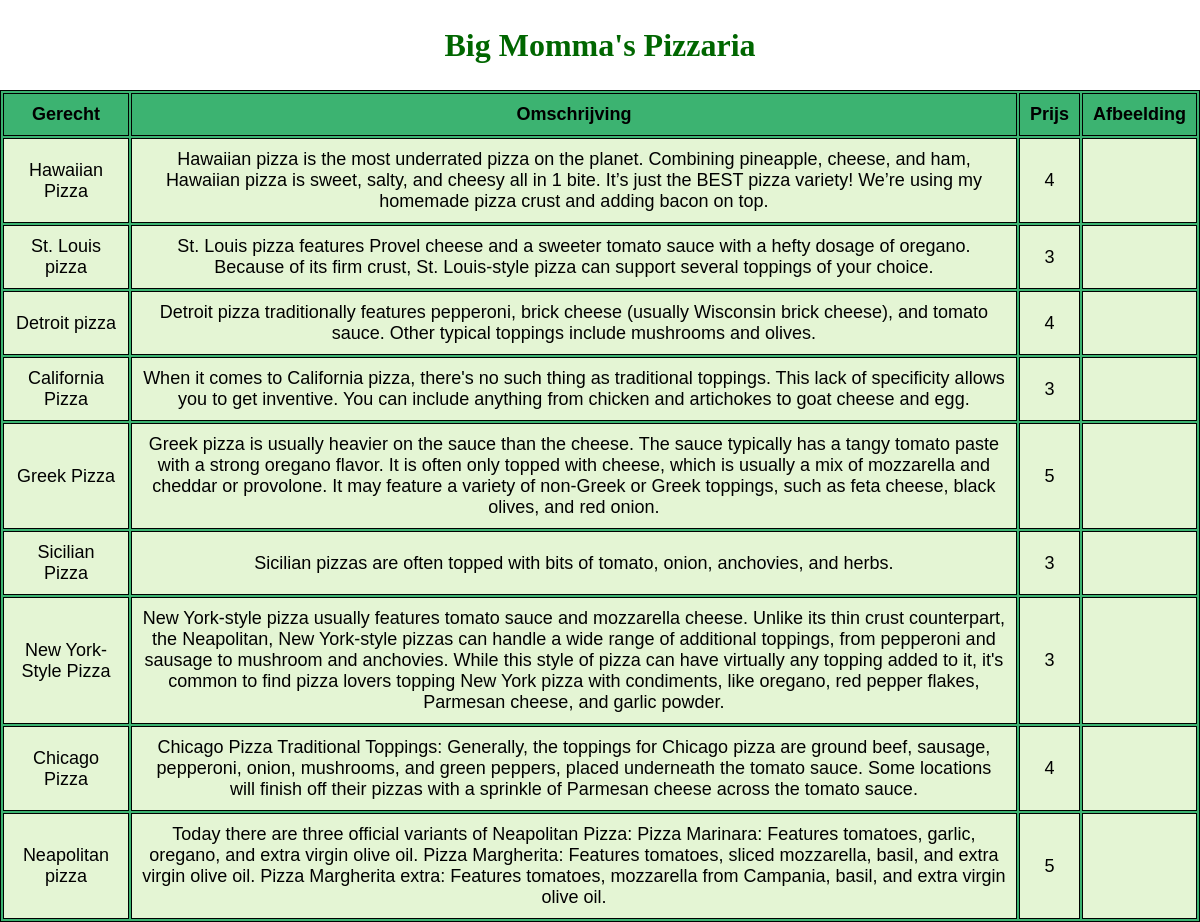
/menufromdata.php, run on the app's committed database.
### tables this page shows
CREATE TABLE `menu` (
  `ID` int(11) NOT NULL,
  `Gerecht` varchar(25) NOT NULL,
  `Omschrijving` text NOT NULL,
  `Prijs` int(11) NOT NULL,
  `Afbeelding` varchar(225) NOT NULL
);

### menufromdata.php (the view, shortened to what this page needs)
<?php
$user = 'root';
$password = '';
$database = 'minicrud';
$host='localhost';
$mysqli = new mysqli($host, $user,
    $password, $database);
$sql = "SELECT * FROM menu ORDER BY ID DESC ";
$result = $mysqli->query($sql);
?>
<!DOCTYPE html>
<html lang="en">
<head>
</head>
<body>
<section>
    <h1>Big Momma's Pizzaria</h1>
    <table>
        <tr>
            <th>Gerecht</th>
            <th>Omschrijving</th>
            <th>Prijs</th>
            <th>Afbeelding</th>
        </tr>
        <?php
        while($rows=$result->fetch_assoc())
        {
            ?>
            <tr>
                <td><?php echo $rows['Gerecht'];?></td>
                <td><?php echo $rows['Omschrijving'];?></td>
                <td><?php echo $rows['Prijs'];?></td>
                <td><?php echo $rows['Afbeelding'];?></td>
            </tr>
            <?php
        }
        ?>
    </table>
</section>
</body>
</html>

### menufromdata.php (style rules this page uses)
* { box-sizing: border-box; }
body { margin: 0; font-family: Arial, Helvetica, sans-serif; }
body { display: flex; flex-direction:column ; justify-content: space-evenly; }
table { margin: 0 auto; font-size: large; border: 1px solid black; background-color: mediumseagreen; display: flex; align-content: space-around; justify-content: space-evenly; flex-wrap: wrap; height: 100%; width: 100%; }
h1 { text-align: center; color: #006600; font-size: xx-large; font-family: 'Gill Sans', 'Gill Sans MT', ' Calibri', 'Trebuchet MS', 'sans-serif'; }
td { background-color: #E4F5D4; border: 1px solid black; }
th, td { font-weight: bold; border: 1px solid black; padding: 10px; text-align: center; }
td { font-weight: lighter; }

### data on the page
menu: Gerecht "Hawaiian Pizza", Omschrijving "Hawaiian pizza is the most underrated pizza on the planet. Combining pineapple, cheese, and ham, Hawaiian pizza is sweet, salty, and cheesy all in 1 bite. It’s just the BEST pizza variety! We’re using my homemade pizza crust and adding bacon on top.", Prijs "4"
menu: Gerecht "St. Louis pizza", Omschrijving "St. Louis pizza features Provel cheese and a sweeter tomato sauce with a hefty dosage of oregano. Because of its firm crust, St. Louis-style pizza can support several toppings of your choice.", Prijs "3"
menu: Gerecht "Detroit pizza", Omschrijving "Detroit pizza traditionally features pepperoni, brick cheese (usually Wisconsin brick cheese), and tomato sauce. Other typical toppings include mushrooms and olives.", Prijs "4"
menu: Gerecht "California Pizza", Omschrijving "When it comes to California pizza, there's no such thing as traditional toppings. This lack of specificity allows you to get inventive. You can include anything from chicken and artichokes to goat cheese and egg.", Prijs "3"
menu: Gerecht "Greek Pizza", Omschrijving "Greek pizza is usually heavier on the sauce than the cheese. The sauce typically has a tangy tomato paste with a strong oregano flavor. It is often only topped with cheese, which is usually a mix of mozzarella and cheddar or provolone. It may feature a variety of non-Greek or Greek toppings, such as feta cheese, black olives, and red onion.", Prijs "5"
menu: Gerecht "Sicilian Pizza", Omschrijving "Sicilian pizzas are often topped with bits of tomato, onion, anchovies, and herbs.", Prijs "3"
menu: Gerecht "New York-Style Pizza", Omschrijving "New York-style pizza usually features tomato sauce and mozzarella cheese. Unlike its thin crust counterpart, the Neapolitan, New York-style pizzas can handle a wide range of additional toppings, from pepperoni and sausage to mushroom and anchovies. While this style of pizza can have virtually any topping added to it, it's common to find pizza lovers topping New York pizza with condiments, like oregano, red pepper flakes, Parmesan cheese, and garlic powder.", Prijs "3"
menu: Gerecht "Chicago Pizza", Omschrijving "Chicago Pizza Traditional Toppings: Generally, the toppings for Chicago pizza are ground beef, sausage, pepperoni, onion, mushrooms, and green peppers, placed underneath the tomato sauce. Some locations will finish off their pizzas with a sprinkle of Parmesan cheese across the tomato sauce.", Prijs "4"
menu: Gerecht "Neapolitan pizza", Omschrijving "Today there are three official variants of Neapolitan Pizza: Pizza Marinara: Features tomatoes, garlic, oregano, and extra virgin olive oil. Pizza Margherita: Features tomatoes, sliced mozzarella, basil, and extra virgin olive oil. Pizza Margherita extra: Features tomatoes, mozzarella from Campania, basil, and extra virgin olive oil.", Prijs "5"
